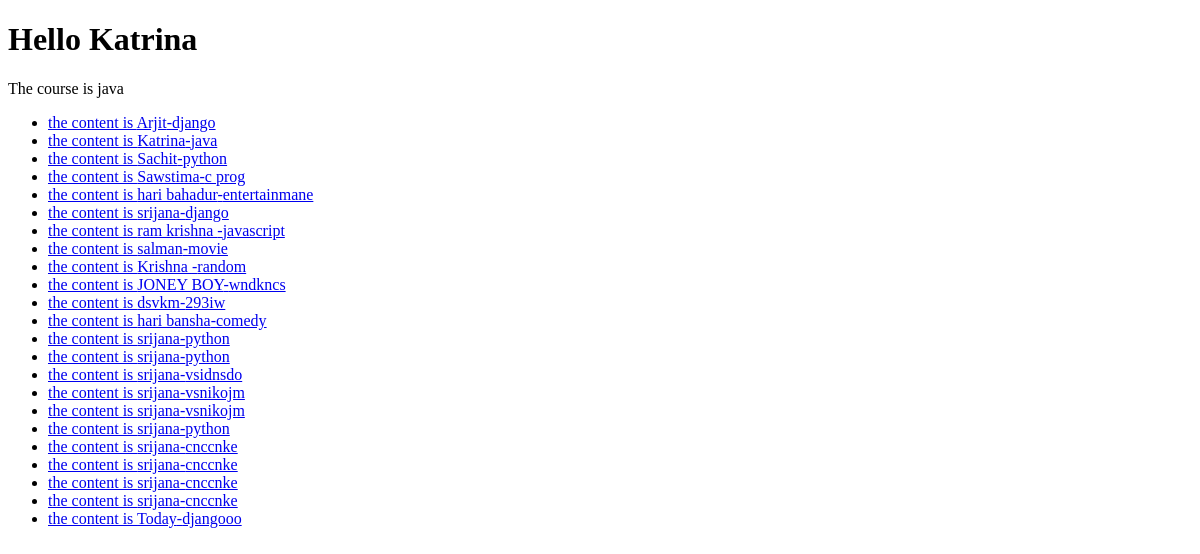
Before: / with the older database file.
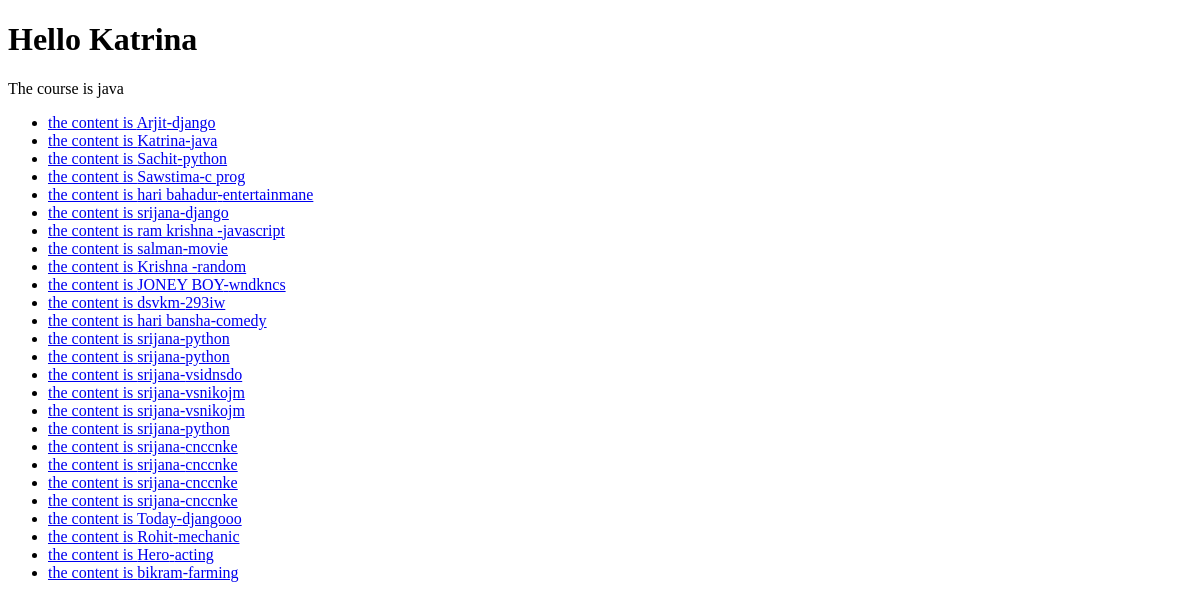
After: the same page with the newer database file.
### student/models.py (models this page shows, shortened)
class Student(models.Model):
    name = models.CharField(max_length=100)
    course = models.TextField()
    slug = models.SlugField(unique=True, null=True, blank=True)
    timestamp = models.DateTimeField(auto_now_add=True)
    updated = models.DateTimeField(auto_now=True)
    publish = models.DateTimeField(auto_now_add=False,auto_now =True,null=True,blank=True)

### trydjango/views.py (the view)
# urls.py: path("", home_view, name="home"),
def home_view(request,id =None , *args, **kwargs  ):
    number = random.randint(1, 6)
    obj = Student.objects.get(id=number)
    student_queryset = Student.objects.all()
    context ={
        "query_set"  : student_queryset,
        "object": obj,
        "name": obj.name,
        "course": obj.course,
    }
    hel_STRING = render_to_string("home_view.html", context=context)
    return HttpResponse(hel_STRING)

### templates/home_view.html
{% extends "base.html" %}
{% block content %}
<H1>Hello {{object.name}} </H1>
<p> The course is  {{object.course}} </p>
<ul>
{% for x in query_set %}
{% if x.name %}
         <li><a href="/students/{{x.id}}/">the content is {{x.name}}-{{x.course}}</li>
{% endif %}
{% endfor %}
</ul>
{% endblock %}

### templates/base.html
<!DOCTYPE html>
<html lang="en">
    <head>
    </head>
    <body>
        {% block content %}
        {% endblock %}
    </body>
</html>

Changed rows visible on the page:
added Student: name "Rohit", course "mechanic"
added Student: name "Hero", course "acting"
added Student: name "bikram", course "farming"
